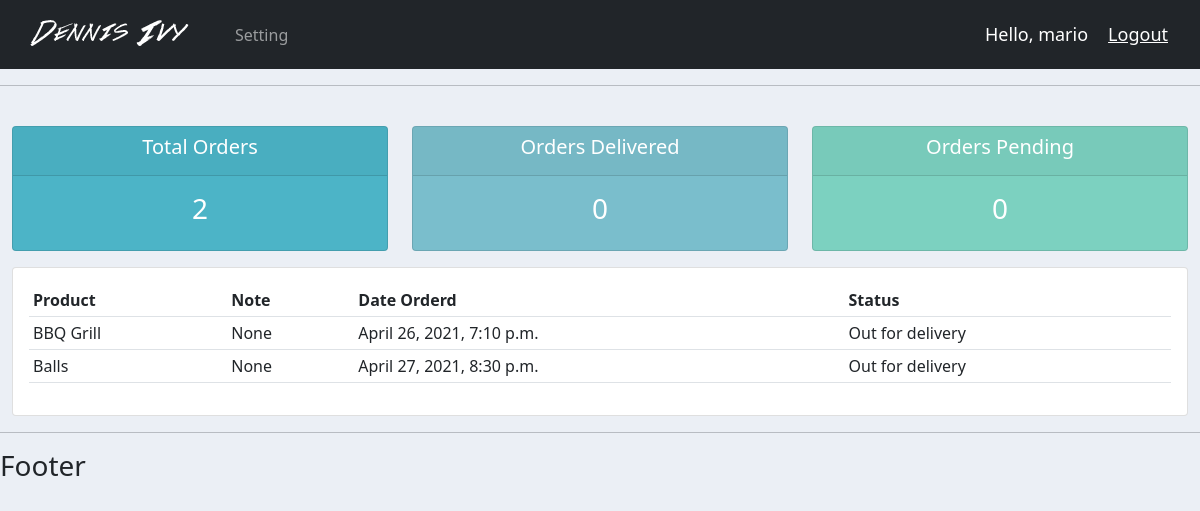
Screenshot of /user/ (signed in) with the database file from the repository.
### accounts/models.py (models this page shows, shortened)
class Order(models.Model):
	STATUS = (
            ('Pending', 'Pending'),
         			('Out for delivery', 'Out for delivery'),
         			('Delivered', 'Delivered'),
        )
	customer = models.ForeignKey(Customer, null=True, on_delete=models.SET_NULL)
	product = models.ForeignKey(Product, null=True, on_delete=models.SET_NULL)
	date_created = models.DateTimeField(auto_now_add=True, null=True)
	status = models.CharField(max_length=200, null=True, choices=STATUS)
	note = models.CharField(max_length=1000, null=True)

class Product(models.Model):
	CATEGORY = (
            ('Indoor', 'Indoor'),
         			('Out Door', 'Out Door'),
        )
	name = models.CharField(max_length=200, null=True)
	price = models.FloatField(null=True)
	category = models.CharField(max_length=200, null=True, choices=CATEGORY)
	description = models.CharField(max_length=200, null=True, blank=True)
	date_created = models.DateTimeField(auto_now_add=True, null=True)
	tags = models.ManyToManyField(Tag)
	def __str__(self):
		return self.name

### accounts/decorators.py (the view)
		def wrapper_func(request, *args, **kwargs):
			group = None
			if request.user.groups.exists():
				group = request.user.groups.all()[0].name
			if group in allowed_roles:
				return view_func(request, *args, **kwargs)
			else:
				return HttpResponse('You are not authorized to view this page')

### accounts/views.py (called while the page is built)
@login_required(login_url='login')
@allowed_users(allowed_roles=['customer'])
def userPage(request):
    orders = request.user.customer.order_set.all()
    total_orders = orders.count()
    delivered = orders.filter(status='Delivered').count()
    pending = orders.filter(status='Pending').count()
    context = {'orders': orders, 'total_orders': total_orders, 'delivered': delivered,
               'pending': pending}
    return render(request, 'accounts/user.html', context)

### accounts/templates/accounts/user.html
{%  extends 'accounts/main.html' %}
{% block content %}
{%  include 'accounts/status.html' %}
<div class="row">
	<div class="col-md">
		<div class="card card-body">
			<table class="table table-sm">
				<tr>
					<th>Product</th>
					<th>Note</th>
					<th>Date Orderd</th>
					<th>Status</th>
				</tr>
				{% for order in orders %}
				<tr>
					<td>{{order.product}}</td>
					<td>{{order.note}}</td>
					<td>{{order.date_created}}</td>
					<td>{{order.status}}</td>
				</tr>
				{% endfor %}
			</table>
		</div>
	</div>
</div>
{% endblock content %}

### accounts/templates/accounts/navbar.html (shortened to what this page needs)
{% load static %}
<nav class="navbar navbar-expand-lg navbar-dark bg-dark">
  <div class="container-fluid">
    <a class="navbar-brand" href="#"><img src="{% static 'images/logo.png' %}"></a>
    <div class="collapse navbar-collapse" id="navbarNav">
      <ul class="navbar-nav">
        {% if request.user.is_staff %}
          <li class="nav-item">
            <a class="nav-link active" aria-current="page" href="{% url 'home' %}">Dashboard</a>
          </li>
          <li class="nav-item">
            <a class="nav-link" href="{% url 'products' %}">Products</a>
          </li>
        {% else %}
          <li class="nav-item">
            <a class="nav-link" href="{% url 'account' %}">Setting</a>
          </li>
        {% endif %}
      </ul>
    </div>
    <span class="hello-msg">Hello, {{request.user}}</span>
    <span ><a  class="hello-msg" href="{% url 'logout' %}">Logout</a></span>
  </div>
</nav>

### static/css/main.css (style rules this page uses)
body { background-color: #ebeff5; }

### accounts/templates/accounts/navbar.html (style rules this page uses)
.hello-msg { font-size: 18px; color: #fff; margin-right: 20px; }

### rows the page displays
Order: product "BBQ Grill", note "None", date_created "April 26, 2021, 7:10 p.m.", status "Out for delivery"
Order: product "Balls", note "None", date_created "April 27, 2021, 8:30 p.m.", status "Out for delivery"

### other values shown
{{ request.user }} "mario"
{{ total_orders }} "2"
{{ delivered }} "0"
{{ pending }} "0"
